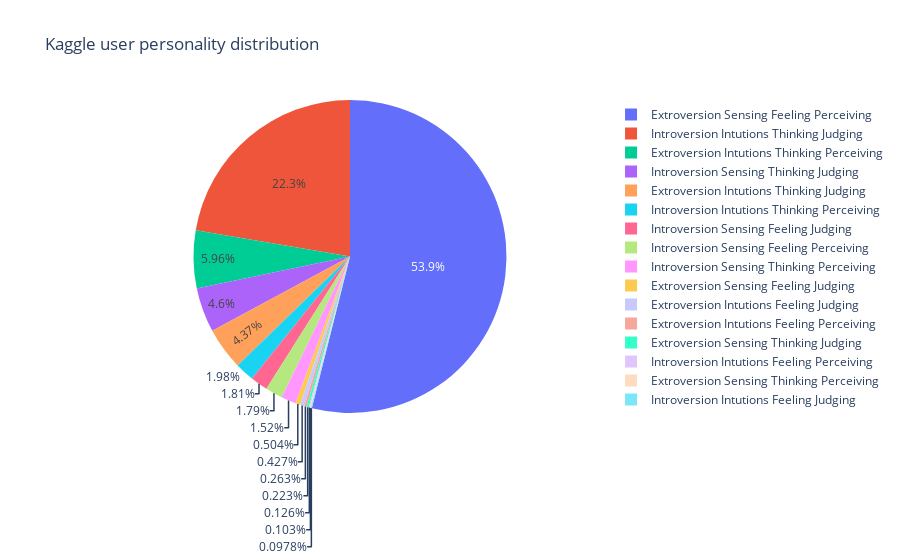

Write notebook code for a chart like this one.
### Markdown cell above
# Graphical representation of personality by percent

### Code cell
labels = pred_df['description']
sizes = pred_df['percent']*100

trace = go.Pie(labels = labels, values = sizes)
layout = go.Layout(title = "Kaggle user personality distribution")

data = [trace]
fig = go.Figure(data = data, layout = layout)
py.iplot(fig)

### Figure 1 — Plotly figure (JSON) as saved in the notebook; plotly's stock layout.template omitted (floating-point values rounded to 4 significant figures)
{"data": [{"labels": ["Extroversion Sensing Feeling Perceiving", "Introversion Intutions Thinking Judging", "Extroversion Intutions Thinking Perceiving", "Introversion Sensing Thinking Judging", "Extroversion Intutions Thinking Judging", "Introversion Intutions Thinking Perceiving", "Introversion Sensing Feeling Judging", "Introversion Sensing Feeling Perceiving", "Introversion Sensing Thinking Perceiving", "Extroversion Sensing Feeling Judging", "Extroversion Intutions Feeling Judging", "Extroversion Intutions Feeling Perceiving", "Extroversion Sensing Thinking Judging", "Introversion Intutions Feeling Perceiving", "Extroversion Sensing Thinking Perceiving", "Introversion Intutions Feeling Judging"], "type": "pie", "values": [53.92, 22.32, 5.958, 4.596, 4.373, 1.976, 1.807, 1.788, 1.519, 0.5042, 0.4267, 0.2626, 0.2231, 0.1261, 0.103, 0.09778]}], "layout": {"title": {"text": "Kaggle user personality distribution"}}}
